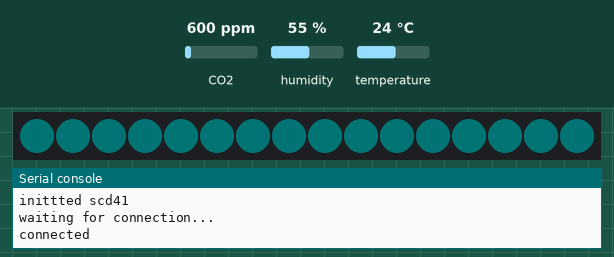
Bench run of a program on a simulated Raspberry Pi Pico running MicroPython. On the bench: 16 RGB LEDs in strip order, left to right, the last lines printed to the serial console. Inputs (shaded band) come from the test bench; at power-on: CO2 600 ppm, humidity 55 %, temperature 24 °C. Dim RGB values are drawn brighter than linear; WiFi joins after 1.5 s; web requests get an empty 200 reply after 0.4 s.

Above: at 1.6 s.
At 3.17 s:
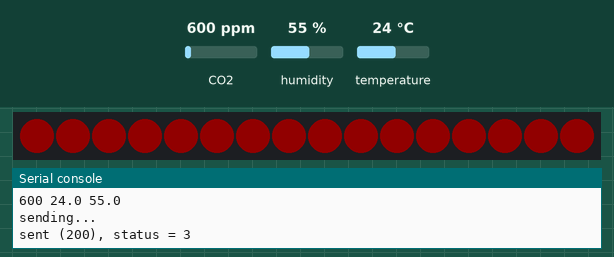

Measured:
- by itself, everything shown: repeats every 1.5 s, in 15 steps

The program:

main.py
```python
import time
import network
import urequests as requests
import ujson
from leds import pulse_purple, pulse_red, pulse_green, pulse_cyan, pulse_cyan_small
from co2_sensor import read_scd41
ssid = 'Ziggo9204761'
password = 'orgxeBger9xmwGbr'
#endpoint = 'https://xhqesmfdgjqp4opmepaholks6e0zenax.lambda-url.eu-west-3.on.aws/'
endpoint = 'https://0wc4ksyc6a.execute-api.eu-west-3.amazonaws.com/PicoW'

wlan = network.WLAN(network.STA_IF)
wlan.active(True)
wlan.connect(ssid, password)

# Wait for connect or fail
max_wait = 20
while max_wait > 0:
    pulse_cyan()
    if wlan.status() < 0 or wlan.status() >= 3:
        break
    max_wait -= 1
    print('waiting for connection...')
    time.sleep(0.5)

# Handle connection error
if wlan.status() != 3:
    pulse_red()
    raise RuntimeError('network connection failed')
else:
    print('connected')
    pulse_purple()
    status = wlan.ifconfig()
    print('ip = ' + status[0])

while True:
    # Do things here, perhaps measure something using a sensor?


    sensor_data = read_scd41()
    if sensor_data is None:
        pulse_cyan_small()
        time.sleep(.5)
        continue # Skip this loop
    #Continue to send
    pulse_cyan()

    # Convert sensor data to JSON
    payload = ujson.dumps(sensor_data)

    # Headers
    headers = {
        "Content-Type": "application/json",
        "Authorization": "Bearer YOUR_API_KEY_HERE"
    }


    # Then send it in a try/except block
    try:
        print("sending...")
        response = requests.post(endpoint, headers=headers, data=payload)
        print("sent (" + str(response.status_code) + "), status = " + str(wlan.status()) )
        response.close()
    except:
        print("could not connect (status =" + str(wlan.status()) + ")")
        pulse_red()
        if wlan.status() < 0 or wlan.status() >= 3:
            print("trying to reconnect...")
            wlan.disconnect()
            wlan.connect(ssid, password)
            if wlan.status() == 3:
                print('connected')
                pulse_purple()
            else:
                pulse_red()
                print('failed')
    if response.status_code == 201:
        pulse_green()
    else:
        pulse_red()
    time.sleep(0.25)
```

leds.py
```python
import neopixel
import time
import machine

# 32 LED strip connected to X8.
p = machine.Pin(22)
n = neopixel.NeoPixel(p, 16)

def pulse_cyan():

    brightness = 0.05
    while brightness > 0:
        # Draw a red gradient.
        #for i in range(16):
            #n[i] = (brightness, 0, brightness)

        #    n.write()
        n.fill( (0, int(255*brightness),int(255*brightness) ) )
        n.write()
        brightness -= .001
        time.sleep(0.01)

    n.fill( (0,0,0) )
    n.write()

def pulse_cyan_small():

    brightness = 0.01
    while brightness > 0:
        # Draw a red gradient.
        #for i in range(16):
            #n[i] = (brightness, 0, brightness)

        #    n.write()
        n.fill( (int(255*brightness), int(255*brightness),0 ) )
        n.write()
        brightness -= .001
        time.sleep(0.01)

    n.fill( (0,0,0) )
    n.write()


def pulse_purple():
    brightness = 0.07
    while brightness > 0:
        # Draw a red gradient.
        #for i in range(16):
            #n[i] = (brightness, 0, brightness)

        #    n.write()
        n.fill( (int(255*brightness), 0, int(255*brightness)) )
        n.write()
        brightness -= .0015
        time.sleep(0.01)

    n.fill( (0,0,0) )
    n.write()

def pulse_green():
    brightness = 0.07
    while brightness > 0:
        # Draw a red gradient.
        #for i in range(16):
            #n[i] = (brightness, 0, brightness)

        #    n.write()
        n.fill( (0, int(255*brightness),0) )
        n.write()
        brightness -= .003
        time.sleep(0.01)

    n.fill( (0,0,0) )
    n.write()

def pulse_red():
    brightness = 0.07
    while brightness > 0:
        # Draw a red gradient.
        #for i in range(16):
            #n[i] = (brightness, 0, brightness)

        #    n.write()
        n.fill( (int(255*brightness),0,0) )
        n.write()
        brightness -= .006
        time.sleep(0.01)
    brightness = 0.1
    while brightness > 0:
        # Draw a red gradient.
        #for i in range(16):
            #n[i] = (brightness, 0, brightness)

        #    n.write()
        n.fill( (int(255*brightness),0,0) )
        n.write()
        brightness -= .006
        time.sleep(0.01)

    n.fill( (0,0,0) )
    n.write()
```

co2_sensor.py
```python
import breakout_scd41
from pimoroni_i2c import PimoroniI2C
from pimoroni import BREAKOUT_GARDEN_I2C_PINS  # or PICO_EXPLORER_I2C_PINS or HEADER_I2C_PINS
import time

i2c = PimoroniI2C(**BREAKOUT_GARDEN_I2C_PINS)  # or PICO_EXPLORER_I2C_PINS or HEADER_I2C_PINS

breakout_scd41.init(i2c)
breakout_scd41.start()
print("inittted scd41")

def read_scd41():
    if breakout_scd41.ready():
        co2, temperature, humidity = breakout_scd41.measure()
        print(co2, temperature, humidity)
        return {
            "temperature": temperature,
            "humidity": humidity,
            "co2": co2 }
    else:
        return None
```
